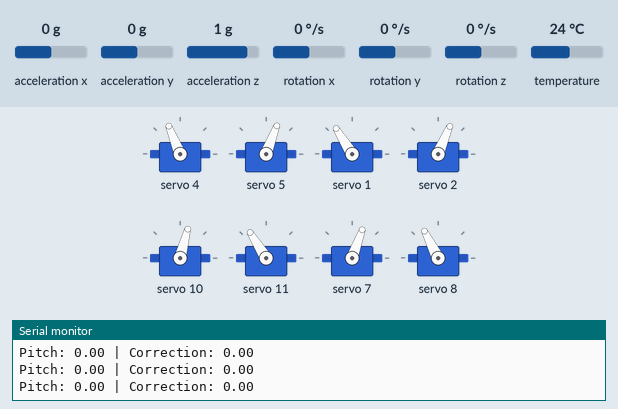
Recording of a sketch running on a simulated Arduino Uno, built for the host (arithmetic inside an expression is 32-bit, double 64-bit). Parts: 8 × servo, the last lines printed to the serial monitor. Inputs (shaded band) come from the test bench; at power-on: acceleration x 0 g, acceleration y 0 g, acceleration z 1 g, rotation x 0 °/s, rotation y 0 °/s, rotation z 0 °/s, temperature 24 °C.

Above: at 4.2 s.
4.3 s: acceleration x set to -1.4 g
At 6.1 s:
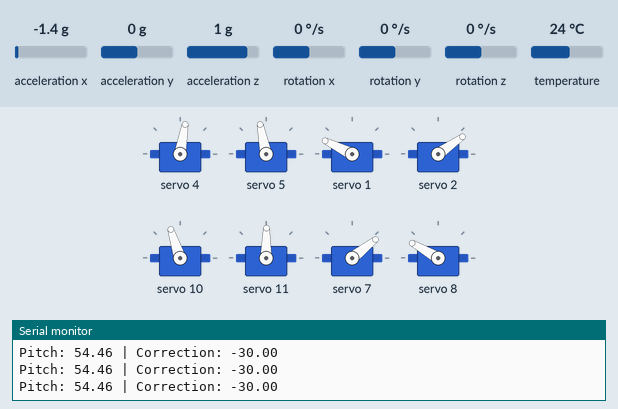
6.6 s: acceleration y set to -1.4 g
At 7.1 s:
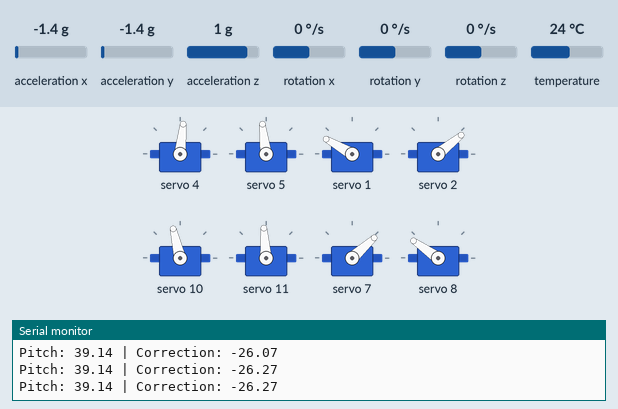
9.6 s: acceleration x set to 1.4 g
At 11.8 s:
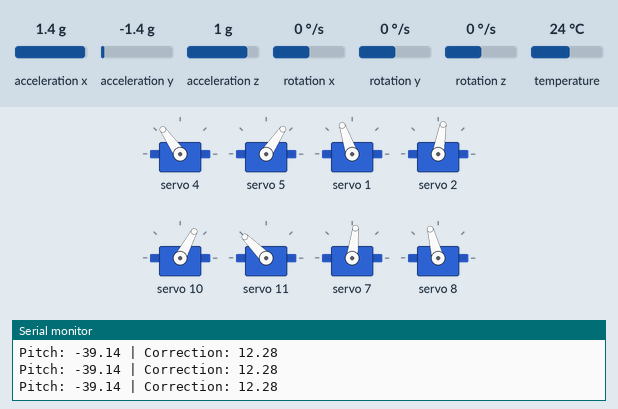
12.6 s: acceleration x set to 0 g
14.2 s: acceleration x set to -0.8 g
At 14.9 s:
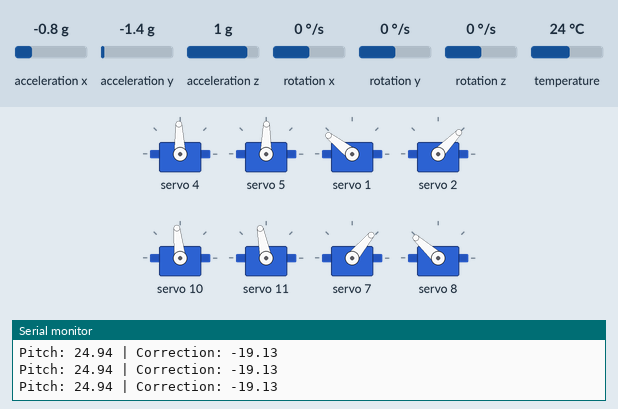
17.2 s: acceleration y set to -0.8 g
Timing chart, 0 to 21.2 s (numbered marks = the images above; inputs shaded):
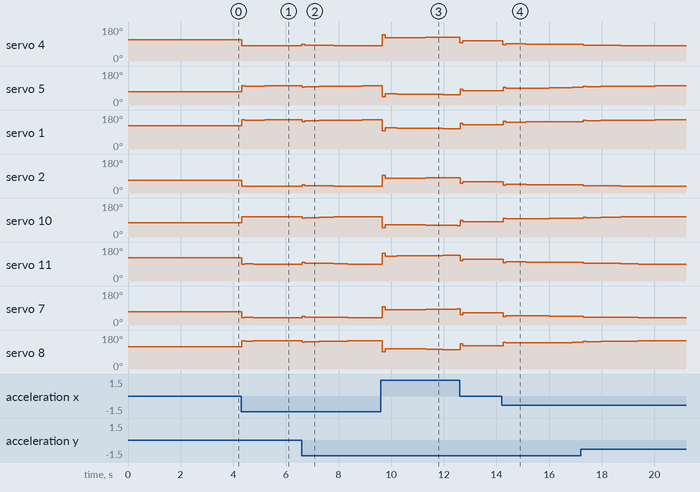

The sketch:

pitch_stabilization_v1.ino
```cpp
/**
 * @file pitch_stabilization_v1.ino
 * @brief First hardware-tested pitch stabilization experiment.
 *
 * Known limitations: the integral term can delay recovery after a sustained
 * tilt, the hip joints are not actively held, and the resting IMU bias is not
 * calibrated. Retained to document the tested development milestone.
 */

#include <Wire.h>
#include <Adafruit_PWMServoDriver.h>
#include <Adafruit_MPU6050.h>
#include <Adafruit_Sensor.h>
#include <PID_v2.h>

constexpr uint8_t kPwmAddress = 0x40;
constexpr uint8_t kMpuAddress = 0x68;
constexpr uint8_t kMpuSdaPin = 17;
constexpr uint8_t kMpuSclPin = 16;
constexpr uint16_t kServoFrequencyHz = 60;
constexpr uint32_t kOscillatorFrequencyHz = 25000000;
constexpr uint16_t kServoMinPulseUs = 500;
constexpr uint16_t kServoMaxPulseUs = 2500;
constexpr int kServoAngleRangeDeg = 180;
constexpr uint8_t kServoCount = 12;
constexpr int kCrouchOffsetDeg = 20;

constexpr int8_t kServoOffsets[kServoCount] = {
    -3, 7, -4, -3, -2, -2, 3, -1, 3, 2, 4, 7};
constexpr uint8_t kLeftThighs[] = {1, 4};
constexpr uint8_t kLeftKnees[] = {2, 5};
constexpr uint8_t kRightThighs[] = {7, 10};
constexpr uint8_t kRightKnees[] = {8, 11};

Adafruit_PWMServoDriver pwm(kPwmAddress);
Adafruit_MPU6050 mpu;

double controllerKp = 0.5;
double controllerKi = 0.05;
double controllerKd = 0.02;
PID_v2 pitchPid(controllerKp, controllerKi, controllerKd, PID::Direct);

float readPitchDeg();
void setServoAngle(uint8_t channel, double targetAngleDeg);
void updateStance(double correctionDeg);

void setup() {
  Serial.begin(19200);
  while (!Serial && millis() < 3000) {}

  pwm.begin();
  pwm.setOscillatorFrequency(kOscillatorFrequencyHz);
  pwm.setPWMFreq(kServoFrequencyHz);

  Wire1.begin();
  Wire1.setSDA(kMpuSdaPin);
  Wire1.setSCL(kMpuSclPin);
  if (!mpu.begin(kMpuAddress, &Wire1)) {
    Serial.println("Failed to find MPU6050 chip.");
    while (true) {
      delay(10);
    }
  }
  mpu.setAccelerometerRange(MPU6050_RANGE_8_G);
  mpu.setFilterBandwidth(MPU6050_BAND_21_HZ);

  pitchPid.SetOutputLimits(-30, 30);
  pitchPid.Start(0.0, 0.0, 0.0);

  delay(1000);
  Serial.println("SpotMicro: pitch stabilization v1 ready");
  updateStance(0.0);
  delay(2000);
}

void loop() {
  const float pitchDeg = readPitchDeg();
  const double correctionDeg = pitchPid.Run(pitchDeg);
  updateStance(correctionDeg);

  Serial.print("Pitch: ");
  Serial.print(pitchDeg);
  Serial.print(" | Correction: ");
  Serial.println(correctionDeg);
  delay(20);
}

float readPitchDeg() {
  sensors_event_t acceleration;
  sensors_event_t gyroscope;
  sensors_event_t temperature;
  mpu.getEvent(&acceleration, &gyroscope, &temperature);

  return atan2(
             -acceleration.acceleration.x,
             sqrt(acceleration.acceleration.y * acceleration.acceleration.y +
                  acceleration.acceleration.z * acceleration.acceleration.z)) *
         180.0 / PI;
}

void updateStance(double correctionDeg) {
  const int leftThighBase = 90 + kCrouchOffsetDeg;
  const int leftKneeBase = 90 - kCrouchOffsetDeg;
  const int rightThighBase = 90 - kCrouchOffsetDeg;
  const int rightKneeBase = 90 + kCrouchOffsetDeg;

  setServoAngle(kLeftThighs[1], leftThighBase + correctionDeg);
  setServoAngle(kLeftKnees[1], leftKneeBase - correctionDeg);
  setServoAngle(kLeftThighs[0], leftThighBase - correctionDeg);
  setServoAngle(kLeftKnees[0], leftKneeBase + correctionDeg);

  setServoAngle(kRightThighs[1], rightThighBase - correctionDeg);
  setServoAngle(kRightKnees[1], rightKneeBase + correctionDeg);
  setServoAngle(kRightThighs[0], rightThighBase + correctionDeg);
  setServoAngle(kRightKnees[0], rightKneeBase - correctionDeg);
}

void setServoAngle(uint8_t channel, double targetAngleDeg) {
  if (channel >= kServoCount) {
    return;
  }
  const int calibratedAngle = constrain(
      static_cast<int>(round(targetAngleDeg)) + kServoOffsets[channel],
      0,
      kServoAngleRangeDeg);
  const long pulseUs = map(
      calibratedAngle,
      0,
      kServoAngleRangeDeg,
      kServoMinPulseUs,
      kServoMaxPulseUs);
  pwm.writeMicroseconds(channel, pulseUs);
}
```

Measured:
- after the input at 4.3 s, servo 4: 112° → 80° at once, → 82° 0.11 s later, → 81° 0.33 s later, → 80° 0.44 s later; servo 5: 69° → 101° at once, → 99° 0.11 s later, → 100° 0.33 s later, → 101° 0.44 s later
- after the input at 6.6 s, servo 4: 80° → 88° at once, → 84° 0.11 s later, → 83° 0.55 s later, → 82° 0.55 s later, … (6 changes in this stretch); servo 5: 101° → 93° at once, → 97° 0.11 s later, → 98° 0.55 s later, → 99° 0.55 s later, … (6 changes in this stretch)
- after the input at 9.6 s, servo 4: 80° → 138° after 0.06 s, → 122° 0.11 s later, → 123° 0.44 s later, → 124° 0.55 s later, … (7 changes in this stretch); servo 5: 101° → 43° after 0.07 s, → 59° 0.11 s later, → 58° 0.44 s later, → 57° 0.55 s later, … (7 changes in this stretch)
- after the input at 14.2 s, servo 4: 106° → 87° after 0.05 s, → 92° 0.11 s later, → 90° 0.76 s later, → 89° 0.87 s later, … (5 changes in this stretch); servo 5: 75° → 94° after 0.05 s, → 89° 0.11 s later, → 90° 0.76 s later, → 92° 0.87 s later, … (5 changes in this stretch)
